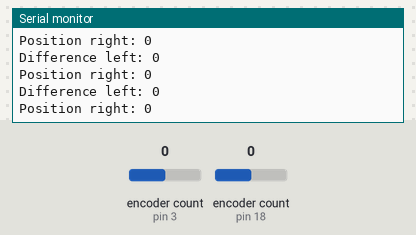
Bench run of a sketch on a simulated Arduino Uno, built with avr-gcc and run on an emulated ATmega328P. Parts: the last lines printed to the serial monitor. Inputs (shaded band) come from the test bench; at power-on: encoder count (sensors on pin 3, pin 18) 0.

Above: at 1.2 s.
1.3 s: encoder count (sensor on pin 3) set to 1
At 1.4 s:
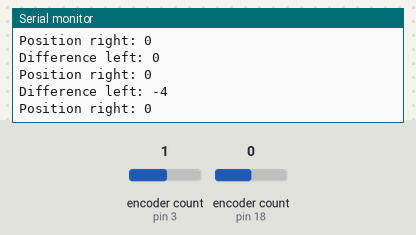
2.8 s: encoder count (sensor on pin 18) set to 1
At 2.92 s:
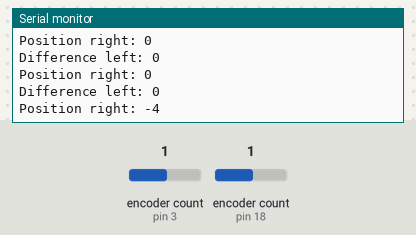
4.3 s: encoder count (sensor on pin 3) set to 0
At 4.43 s:
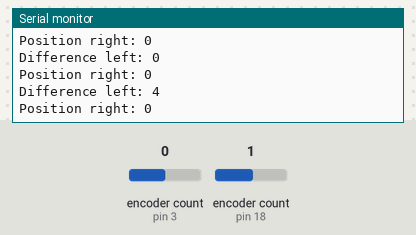
7.3 s: encoder count (sensor on pin 18) set to 0
At 7.46 s:
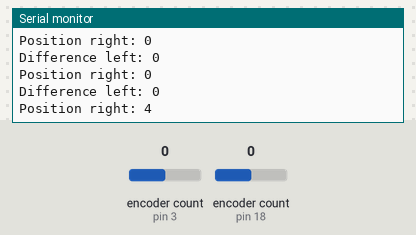
Timing chart, 0 to 9.8 s (numbered marks = the images above; inputs shaded):
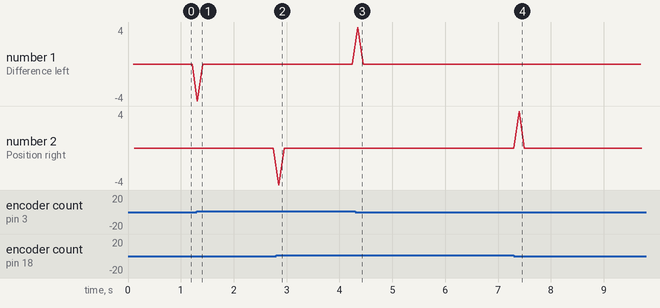

Measured:
- after the input at 1.3 s, the serial monitor: prints a new line at once (image 1)
- after the input at 2.8 s, the serial monitor: prints a new line after 0.05 s (image 2)
- after the input at 4.3 s, the serial monitor: prints a new line after 0.05 s (image 3)
- after the input at 7.3 s, the serial monitor: prints a new line after 0.10 s (image 4)

The sketch:

encoderv2.ino
```cpp
#include <Encoder.h>

// pin numbers
const byte encL1 = 2;
const byte encL2 = 3;
const byte encR1 = 18;
const byte encR2 = 19;

long positionL, positionR;
unsigned long startTime;

// initialize encoders
Encoder encL(encL2, encL1);
Encoder encR(encR1, encR2);

// this function calculates the difference between the old and new
// encoder values (left + right)
void getDifferences(long& positionL, long& positionR)
{
     long newPositionL = readIn(encL);
     long newPositionR = readIn(encR);
     Serial.print("Difference left: ");
     Serial.println(positionL - newPositionL);
     Serial.print("Position right: ");
     Serial.println(positionR - newPositionR);
     Serial.println();
     positionL = newPositionL;
     positionR = newPositionR;
}

// returns absolute value from the encoder
long readIn(Encoder enc)
{
  return abs(enc.read());
}
void setup() {
  // put your setup code here, to run once:
  Serial.begin(9600);
  positionL = readIn(encL);
  positionR = readIn(encR);
  startTime = millis();

}

void loop() {
  // get difference every 0.1s (10Hz)
  if (millis() - startTime > 100)
  {
     getDifferences(positionL, positionR);
     startTime = millis();
  }
}
```
